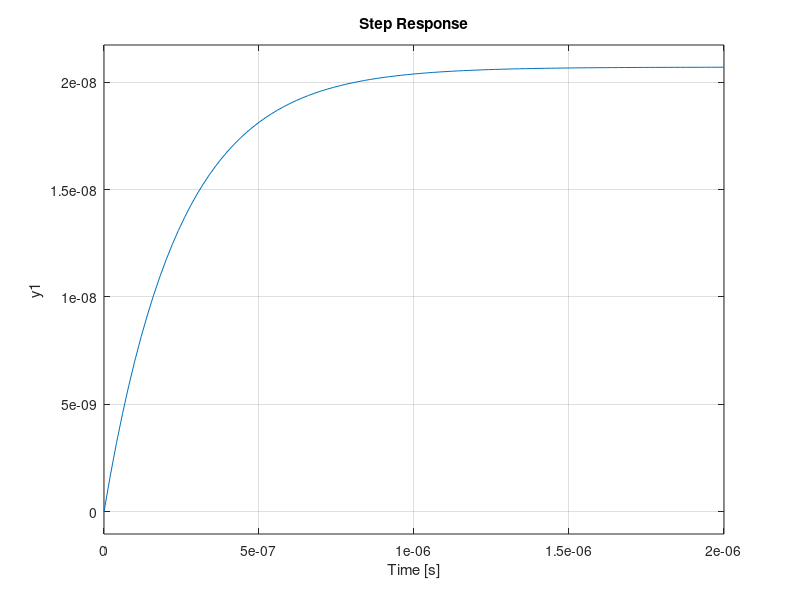

The MATLAB script that drew this image:
R=11;
L=76.4422e-3;
l=12e-3; %12mm
g=9.81;
kt=4*g*l; %4g/mA * g * l
theta_0=pi/4; %45 grados
n=120;
k=n*L*kt;
Jm=0.01;
bm=0.01;
Jp=0.5;
bp=0.5*6;
M=0.02; % 20g
Py=M*g*l*cos(theta_0);


Gs=tf([k*Jm k*bm 0],[Jp bp+n*n*R/L+n*n+Jp*R/L bp*R/L+Py Py*R/L])
step(Gs)